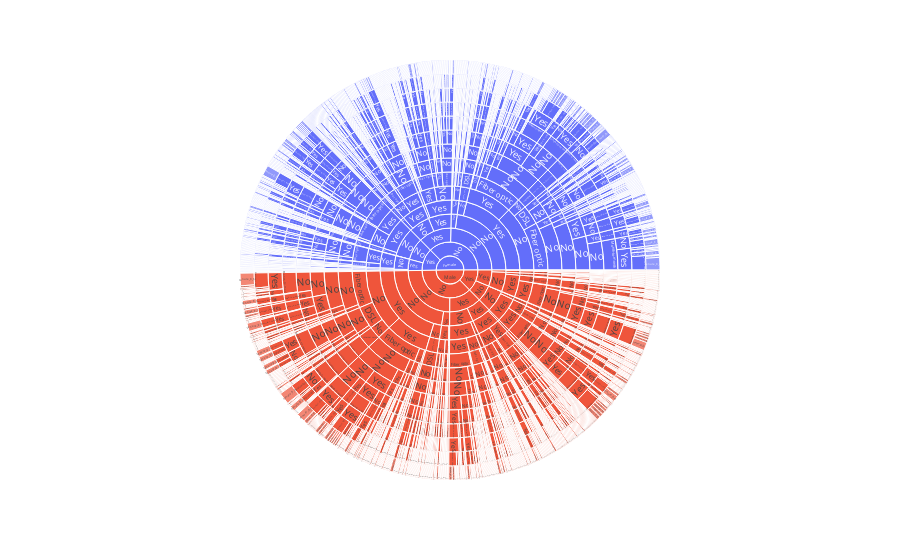

Here is the notebook cell this chart was saved with:
### Code cell
fig = px.sunburst(say_Yes, path=["gender",'SeniorCitizen','Partner','Dependents','PhoneService','MultipleLines',
                                 'InternetService','OnlineSecurity','TechSupport','StreamingTV','StreamingMovies','Contract','PaperlessBilling','PaymentMethod',
                                    'tenure_group'])
fig.show()

### Figure 1 — Plotly figure (JSON) as saved in the notebook; plotly's stock layout.template omitted (floating-point values rounded to 4 significant figures; data arrays with more than 128 entries replaced by an {"elided": "..."} marker saying what was removed)
{"data": [{"branchvalues": "total", "domain": {"x": [0, 1], "y": [0, 1]}, "hovertemplate": "labels=%{label}<br>count=%{value}<br>parent=%{parent}<br>id=%{id}<extra></extra>", "ids": {"elided": "4922 str values"}, "labels": {"elided": "4922 str values"}, "name": "", "parents": {"elided": "4922 str values"}, "type": "sunburst", "values": {"elided": "4922 int values"}}], "layout": {"legend": {"tracegroupgap": 0}, "margin": {"t": 60}}}
